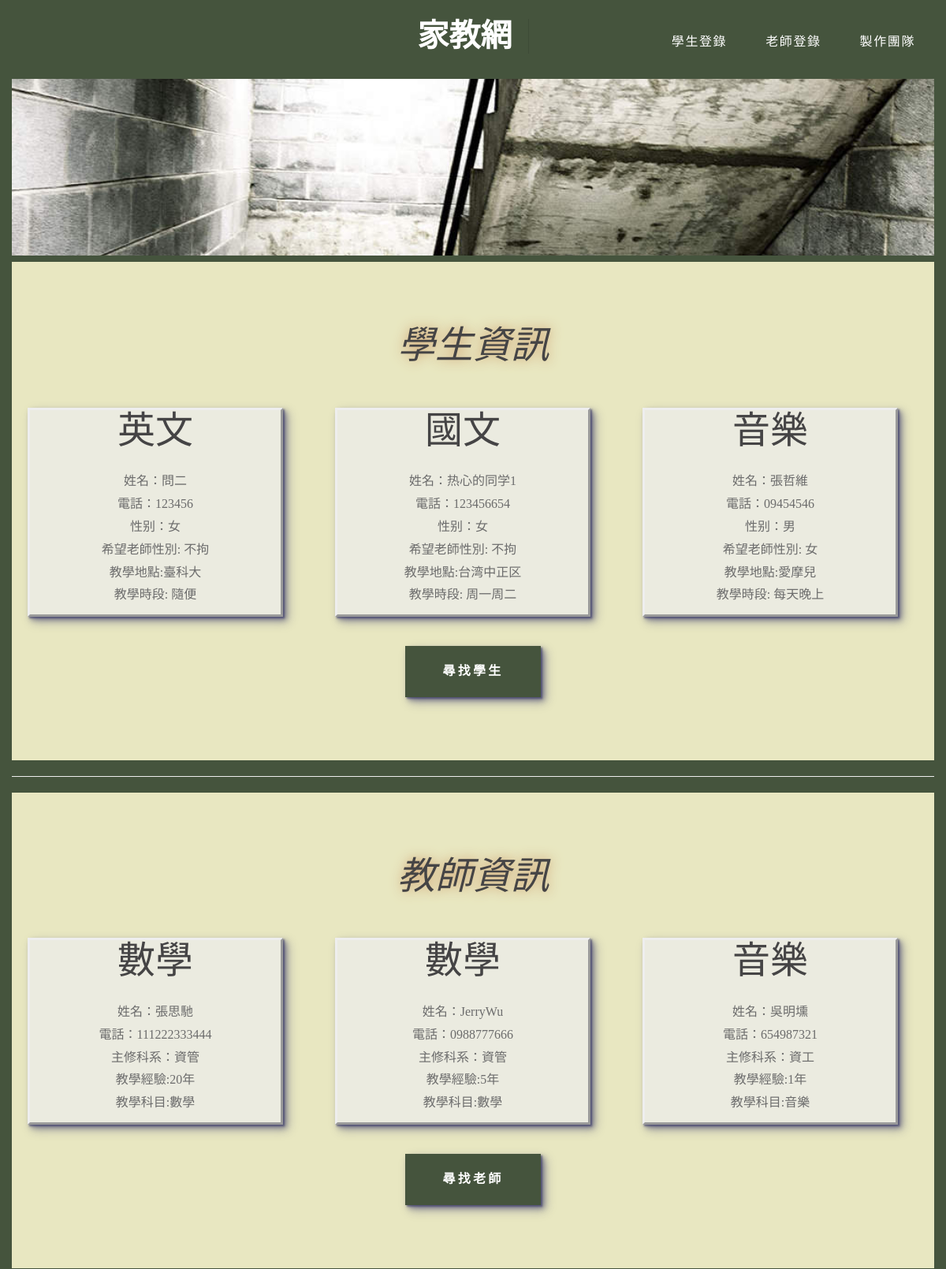
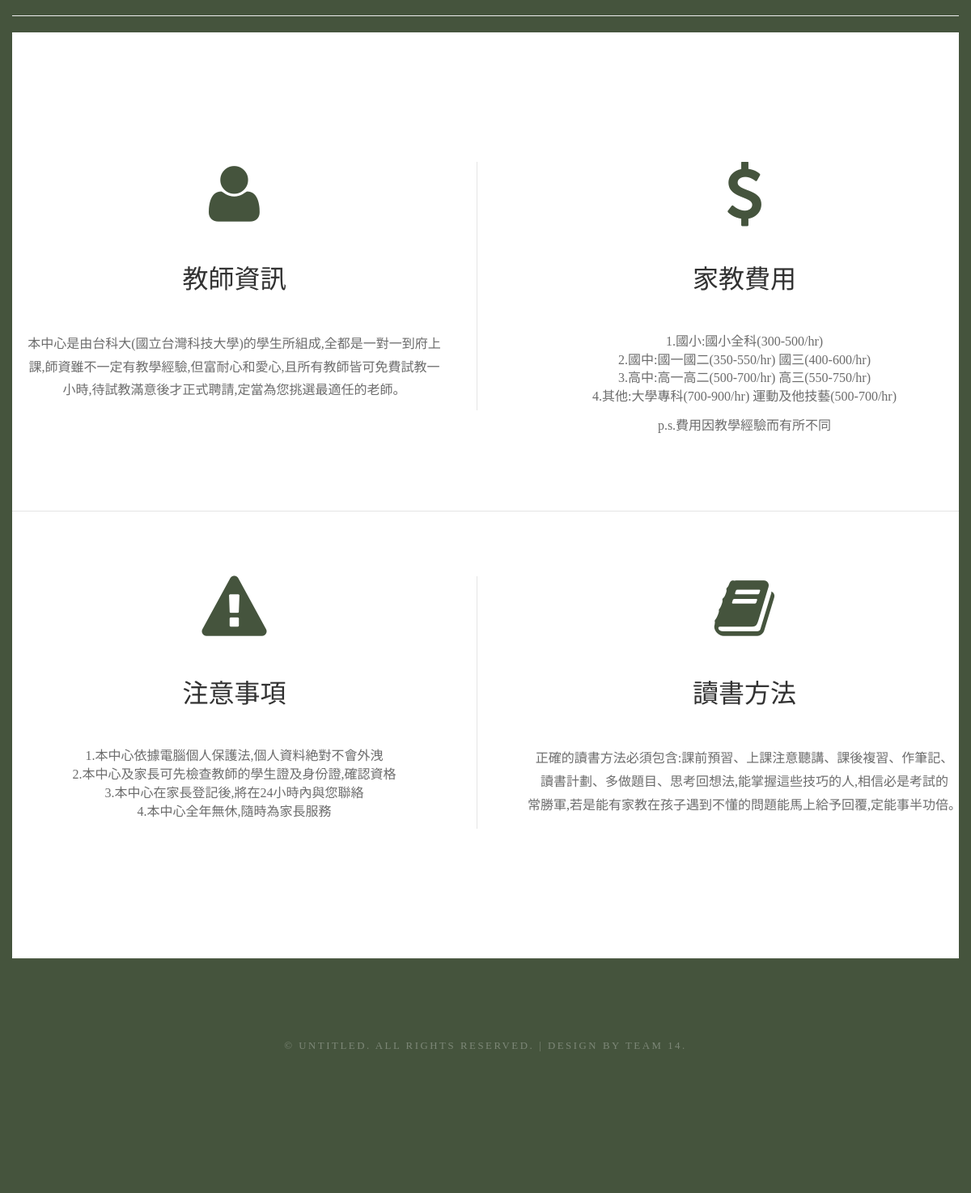
The app's page /index/ with its own data (2 pictures, top to bottom).
### addcase/models.py (models this page shows, shortened)
class Addcase(models.Model):
	name_s = models.CharField(max_length=20)
	phone_s = models.CharField(max_length=20)
	gender_s = models.CharField(max_length=2)
	gender_t = models.CharField(max_length=2)
	address_s = models.CharField(max_length=30)
	description_s = models.TextField(default='無')
	class_week = models.CharField(max_length=30)
	subject = models.CharField(max_length=30)
	other = models.TextField(default='無')

class AddTeachers(models.Model):
	name_teacher = models.CharField(max_length=20)
	phone_teacher = models.CharField(max_length = 20)
	major = models.CharField(max_length=20)
	experience = models.TextField(default='無')
	TSubject = models.CharField(max_length=20)
	Other = models.TextField(default = '無')

### case/views.py (the view)
# urls.py: url(r'^index/',include('case.urls')),
def index(request):
	case_list = Addcase.objects.order_by('-id')[:3]
	teacher_list = AddTeachers.objects.order_by('-id')[:3]
	return render(request,'case/index.html',locals())

### case/templates/case/index.html (shortened to what this page needs)
{% load staticfiles %}
<!DOCTYPE html>
<head>
<link rel="stylesheet" href="{% static 'css/bootstrap.min.css' %}">
<link href="{% static 'default.css' %}" rel="stylesheet" type="text/css" media="all" />
<link href="{% static 'fonts.css' %}" rel="stylesheet" type="text/css" media="all" />
</head>
<body  style="font-family:微軟正黑體;">
<div class="container">
<center>
<div id="header-wrapper">
	<div id="header">
		<div id="logo">
			<h1></span><a href="/index">家教網</a></h1>
		</div>
		<div id="menu">
			<ul>
				<li><a href="/students">學生登錄</a></li>
				<li><a href="/teachers">老師登錄</a></li>
				<li><a href="/contact">製作團隊</a></li>
			</ul>
		</div>
	</div>
</div>
<div id="header-featured">
</div>
<div id="wel">
<div class="container-fluid">
	<div class="row">
	<h2 style="font-style:italic; text-shadow:0px 0px 15px #cc9966;">學生資訊</h2>
	<br>
			<table style="width:100%;">
				{%for case in case_list%}
				<td class="col-md-4 ">
					<div style="width:90%; background-color: #ebebe0; border-width:3px; border-style: outset;margin: 5px; box-shadow:2px 2px 2px rgba(20%,20%,40%,0.6),4px 4px 6px rgba(20%,20%,40%,0.4),6px 6px 12px rgba(20%,20%,40%,0.4);">
					<h2>
						{{case.subject}}
					</h2>
					<p>
					姓名：{{case.name_s}} <br>
					電話：{{case.phone_s}} <br>
					性别：{{case.gender_s}} <br>
					希望老師性別: {{case.gender_t}} <br> 教學地點:{{case.address_s}} <br>
					教學時段: {{case.class_week}}
					</p>
					</div>
				</td>
				{%endfor%}
			</table>
				<a href="/search_student" class="button" style="box-shadow:2px 2px 2px rgba(20%,20%,40%,0.6),4px 4px 6px rgba(20%,20%,40%,0.4),6px 6px 12px rgba(20%,20%,40%,0.4);">尋找學生</a>
	</div>
</div>
</div>
<hr>
<div id="wel">
<div class="container-fluid">
	<div class="row">
	<h2 style="font-style:italic; text-shadow:0px 0px 15px #cc9966;">教師資訊</h2>
	<br>
			<table style="width:100%;">
			    {%for case in teacher_list%}
			      <td class="col-md-4 ">
			      <div style="width:90%; background-color: #ebebe0; border-style: outset;margin: 5px; box-shadow:2px 2px 2px rgba(20%,20%,40%,0.6),4px 4px 6px rgba(20%,20%,40%,0.4),6px 6px 12px rgba(20%,20%,40%,0.4);">
					<h2>
						{{case.TSubject}}
					</h2>
					<p>
					姓名：{{case.name_teacher}} <br>電話：{{case.phone_teacher}} <br>
					主修科系：{{case.major}} <br>
					教學經驗:{{case.experience}}<br>
					教學科目:{{case.TSubject}}
					</p>
					</div>
				  </td>
				{%endfor%}
			</table>
				<a href="/search_teacher" class="button" style="box-shadow:2px 2px 2px rgba(20%,20%,40%,0.6),4px 4px 6px rgba(20%,20%,40%,0.4),6px 6px 12px rgba(20%,20%,40%,0.4);">尋找老師</a>
	</div>
</div>
</div>
<hr>
<div id="wrapper">
	<div id="featured-wrapper">
		<div id="featured" class="extra2 margin-btm container">
			<div class="ebox1"> <span class="fa fa-user"></span>
				<div class="title">
					<h2>教師資訊</h2></div>
				<p>本中心是由台科大(國立台灣科技大學)的學生所組成,全都是一對一到府上課,師資雖不一定有教學經驗,但富耐心和愛心,且所有教師皆可免費試教一小時,待試教滿意後才正式聘請,定當為您挑選最適任的老師。</p>
				</div>
			<div class="ebox2"> <span class="fa fa-usd"></span>
				<div class="title">
					<h2>家教費用</h2></div>
				<ol>
  					<li>1.國小:國小全科(300-500/hr)</li>
  					<li>2.國中:國一國二(350-550/hr) 國三(400-600/hr)</li>
  					<li>3.高中:高一高二(500-700/hr) 高三(550-750/hr)</li>
  					<li>4.其他:大學專科(700-900/hr) 運動及他技藝(500-700/hr)</li>
				</ol>
				<p>p.s.費用因教學經驗而有所不同</p>
				</div>
		</div>
		<div class="extra2 container">
			<div class="ebox1"> <span class="fa fa-exclamation-triangle"></span>
				<div class="title">
					<h2>注意事項</h2></div>
				<ol>
  					<li>1.本中心依據電腦個人保護法,個人資料絶對不會外洩</li>
  					<li>2.本中心及家長可先檢查教師的學生證及身份證,確認資格</li>
  					<li>3.本中心在家長登記後,將在24小時內與您聯絡</li>
  					<li>4.本中心全年無休,隨時為家長服務</li>
				</ol>
				</div>
			<div class="ebox2"> <span class="fa fa-book"></span>
				<div class="title">
					<h2>讀書方法</h2></div>
				<p>正確的讀書方法必須包含:課前預習、上課注意聽講、課後複習、作筆記、<br>讀書計劃、多做題目、思考回想法,能掌握這些技巧的人,相信必是考試的<br>常勝軍,若是能有家教在孩子遇到不懂的問題能馬上給予回覆,定能事半功倍。</p>
				</div>
		</div>
	</div>
</div>
<div id="copyright">
	<p>&copy; Untitled. All rights reserved. | Design by Team 14</a>.</p>
</div>
</center>
</div>
</body>
</html>

### case/static/default.css (style rules this page uses)
html, body { height: 100%; }
body { margin: 0px; padding: 0px; background: #45543D; font-family: 'Source Sans Pro', sans-serif; font-size: 12pt; font-weight: 300; color: #6c6c6c }
h1, h2, h3 { margin: 0; padding: 0; font-weight: 600; color: #454445; }
p, ol, ul { margin-top: 0; }
ol, ul { padding: 0; list-style: none; }
p { line-height: 180%; }
a { color: #2C383B; }
.container { margin: 0px auto; width: 1200px; }
.button { display: inline-block; padding: 1.3em 3em; background: #45543D; -moz-transition: opacity 0.25s ease-in-out; -webkit-transition: opacity 0.25s ease-in-out; -o-transition: opacity 0.25s ease-in-out; -ms-transition: opacity 0.25s ease-in-out; transition: opacity 0.25s ease-in-out; letter-spacing: 0.20em; text-decoration: none; text-transform: uppercase; font-weight: 600; color: #FFF; }
.title { margin-bottom: 3em; }
.title h2 { font-weight: 400; font-size: 2.8em; color: #323232; }
#header { position: relative; height: 100px; }
#logo { position: absolute; top: 1.5em; width: 100%; }
#logo h1 { display: inline-block; font-size: 2.5em; text-transform: uppercase; font-weight: 700; color: #ED7070; padding-right: 0.50em; border-right: 1px solid rgba(0,0,0,.1); }
#logo a { text-decoration: none; color: #FFF; }
#menu { position: absolute; right: 0; top: 1.6em; }
#menu ul { display: inline-block; }
#menu li { display: block; float: left; text-align: center; }
#menu li a, #menu li span { display: inline-block; margin-left: 1px; padding: 1em 1.5em 0em 1.5em; letter-spacing: 0.10em; text-decoration: none; font-size: 1em; text-transform: uppercase; outline: 0; color: #FFF; }
#header-featured { padding: 7em 0em; background-image: url(images/banner.jpg); background-position: center; background-size: cover; border-bottom: 8px solid #45543D; }
#wrapper { background: #FCFCFC; }
#copyright { overflow: hidden; padding: 6em 0em 10em 0em; border-top: 1px solid rgba(255,255,255,0.08); }
#copyright p { letter-spacing: 0.20em; text-align: center; text-transform: uppercase; font-size: 0.80em; color: rgba(255,255,255,0.3); }
#featured-wrapper { overflow: hidden; padding: 10em 0em; background: #FFF; text-align: center; }
#featured { overflow: hidden; }
#featured-wrapper .fa { display: inline-block; width: 3em; height: 2em; font-size: 4em; color: #45543D; }
.margin-btm { overflow: hidden; margin-bottom: 5em; padding-bottom: 5em; border-bottom: 1px solid rgba(0,0,0,.1); }
.extra2 .title h2 { font-size: 2em; }
.extra2 .ebox1, .extra2 .ebox2 { width: 560px; }
.extra2 .ebox1 { float: left; padding-right: 40px; border-right: 1px solid rgba(0,0,0,.1); }
.extra2 .ebox2 { float: right; }
#wel { padding: 5em 0em; background: #E8E7C1; text-align: center; }
#wel a { color: #45543D; }
#wel h2 { padding-bottom: 0.50em; font-weight: 400; font-size: 3em; }
#wel .button { margin-top: 2em; background: #45543D; color: #FFF; }

### records on screen
Addcase: subject "英文", name_s "問二", phone_s "123456", gender_s "女", gender_t "不拘", address_s "臺科大", class_week "隨便"
Addcase: subject "國文", name_s "热心的同学1", phone_s "123456654", gender_s "女", gender_t "不拘", address_s "台湾中正区", class_week "周一周二"
Addcase: subject "音樂", name_s "張哲維", phone_s "09454546", gender_s "男", gender_t "女", address_s "愛摩兒", class_week "每天晚上"
AddTeachers: TSubject "數學", name_teacher "張思馳", phone_teacher "111222333444", major "資管", experience "20年"
AddTeachers: TSubject "數學", name_teacher "JerryWu", phone_teacher "0988777666", major "資管", experience "5年"
AddTeachers: TSubject "音樂", name_teacher "吳明壎", phone_teacher "654987321", major "資工", experience "1年"
